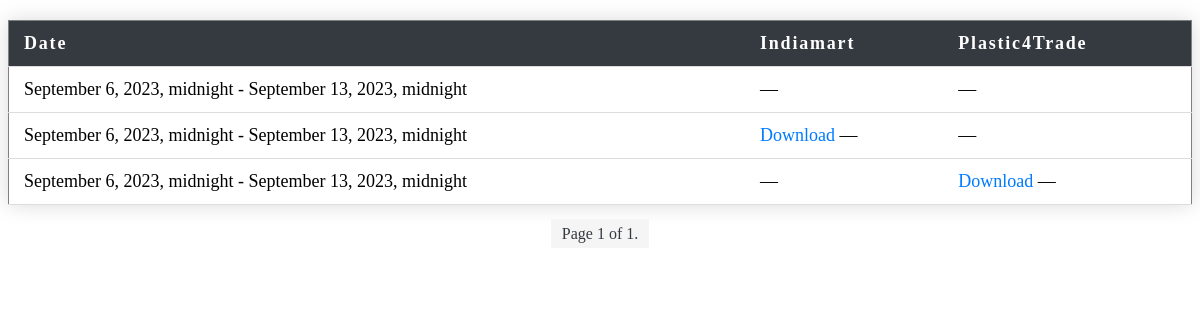
/history/ (signed in), run on an earlier commit of the app's database.
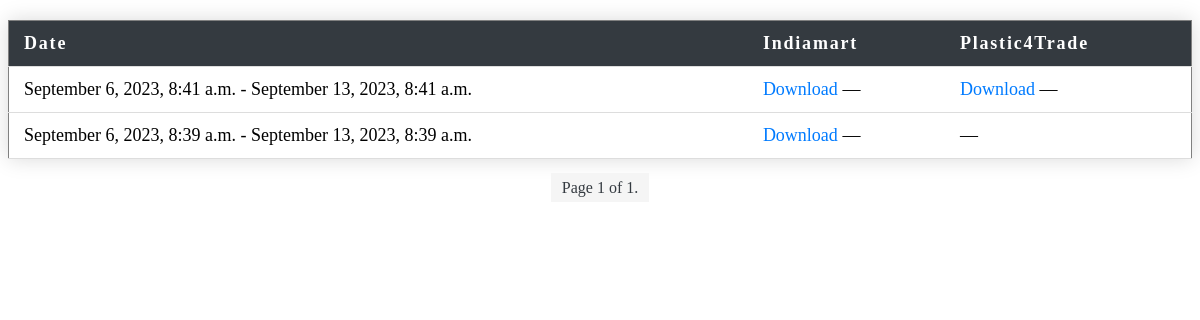
And on a later commit of the database.
### csvapp/models.py (models this page shows)
class CSVHistory(models.Model):
    DATE_FORMAT = "%B %d %Y"
    start_date = models.DateTimeField()
    end_date = models.DateTimeField()
    generated_files = models.TextField()
    is_running = models.BooleanField(default=False)

### csvapp/views.py (the view)
# urls.py: path('history/', views.history, name='history'),
@login_required
def history(request):
    histories = CSVHistory.objects.all().order_by('-start_date')
    for history in histories:
        full_file_list = history.generated_files.replace("\\","/").split(',')
        display_file_list = [os.path.basename(filename) for filename in full_file_list]
        history.files = list(zip(full_file_list, display_file_list))
    paginator = Paginator(histories, 20)  # Show 20 histories per page
    page_number = request.GET.get('page')
    page_obj = paginator.get_page(page_number)
    return render(request, 'csvapp/history.html', {'page_obj': page_obj})

### templates/csvapp/history.html (shortened to what this page needs)
<!DOCTYPE html>
<html lang="en">
<head>
</head>
<body>
<table border="1">
    <thead>
        <tr>
            <th>Date</th>
            <th>Indiamart</th>
            <th>Plastic4Trade</th>
        </tr>
    </thead>
    <tbody>
        {% for history in page_obj %}
        <tr>
            <td>{{ history.start_date|date:"F j, Y, P" }} - {{ history.end_date|date:"F j, Y, P" }}</td>
            <td>
                {% with indiamart_file=None %}
                    {% for file, display_file in history.files %}
                        {% if "indiamart" in file %}
                            {% with indiamart_file=file %}
                                <a href="{% url 'download_csv' filename=indiamart_file %}">Download</a>
                            {% endwith %}
                        {% endif %}
                    {% endfor %}
                    {% if indiamart_file == None %}
                        &mdash;
                    {% endif %}
                {% endwith %}
            </td>
            <td>
                {% with plastic4trade_file=None %}
                    {% for file, display_file in history.files %}
                        {% if "plastic4trade" in file %}
                            {% with plastic4trade_file=file %}
                                <a href="{% url 'download_csv' filename=plastic4trade_file %}">Download</a>
                            {% endwith %}
                        {% endif %}
                    {% endfor %}
                    {% if plastic4trade_file == None %}
                        &mdash;
                    {% endif %}
                {% endwith %}
            </td>
        </tr>
        {% endfor %}
    </tbody>
</table>
<div class="pagination">
    <span class="step-links">
        <span class="current">
            Page {{ page_obj.number }} of {{ page_obj.paginator.num_pages }}.
        </span>
    </span>
</div>
</body>
</html>

What changed in the data, as far as the page shows it:
removed CSVHistory: start_date "September 6, 2023, midnight", end_date "September 13, 2023, midnight"
removed CSVHistory: start_date "September 6, 2023, midnight", end_date "September 13, 2023, midnight"
removed CSVHistory: start_date "September 6, 2023, midnight", end_date "September 13, 2023, midnight"
added CSVHistory: start_date "September 6, 2023, 8:41 a.m.", end_date "September 13, 2023, 8:41 a.m."
added CSVHistory: start_date "September 6, 2023, 8:39 a.m.", end_date "September 13, 2023, 8:39 a.m."
